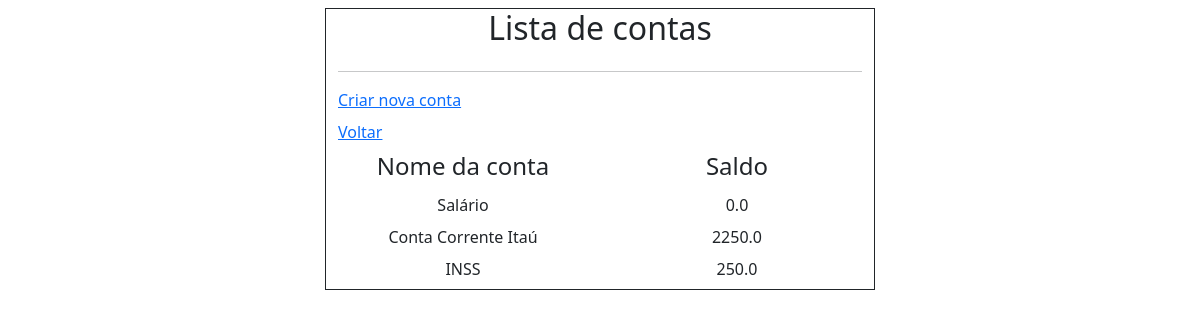
Page /users/me/accounts (signed in) on the earlier database version.
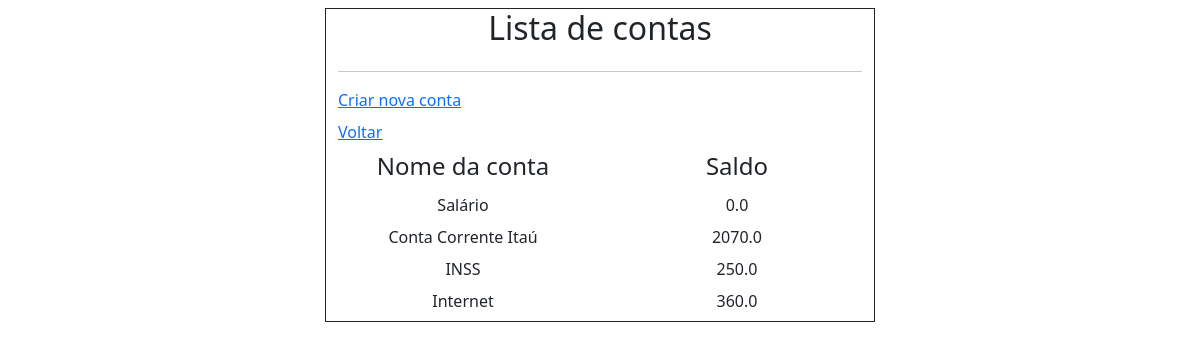
Same page on the later database version.
### accounts/models.py (models this page shows, shortened)
class Account(models.Model):
    user_id = models.ForeignKey(User, on_delete=models.CASCADE)
    name = models.CharField(max_length=200)
    balance = models.FloatField(default=0)
    class Meta:
        db_table = 'tb_accounts'

### users/views.py (the view)
# urls.py: path('me/accounts', views.list_accounts, name='list_accounts'),
def list_accounts(request):
    user_accounts = request.user.account_set.all()
    context = {
        'user_accounts': user_accounts
    }
    return render(request, 'accounts/list.html', context=context)

### users/templates/accounts/list.html
{% extends 'base.html' %}
{% block content %}
    <div class="container border border-dark mt-2" style="max-width: 550px">
        <div class="row">
            <div class="col text-center">
                <h2>Lista de contas</h2>
            </div>
        </div>
        <hr>
        <div class="row mb-2">
            <div class="col">
                <a href="{% url 'users:create_account' %}">Criar nova conta</a>
            </div>
        </div>
        <div class="row mb-2">
            <div class="col">
                <a href="{% url 'users:index' %}">Voltar</a>
            </div>
        </div>
        <div class="row mb-1">
            <div class="col text-center">
                <h4>Nome da conta</h4>
            </div>
            <div class="col text-center">
                <h4>Saldo</h4>
            </div>
        </div>
        {% for user_account in user_accounts %}
        <div class="row mb-2">
            <div class="col text-center">
                {{ user_account.name }}
            </div>
            <div class="col text-center">
                {{ user_account.balance }}
            </div>
        </div>
        {% endfor %}
    </div>
{% endblock %}

Differences in the rows shown:
changed Account "Conta Corrente Itaú": balance "2250.0" → "2070.0"
added Account: name "Internet", balance "360.0"
